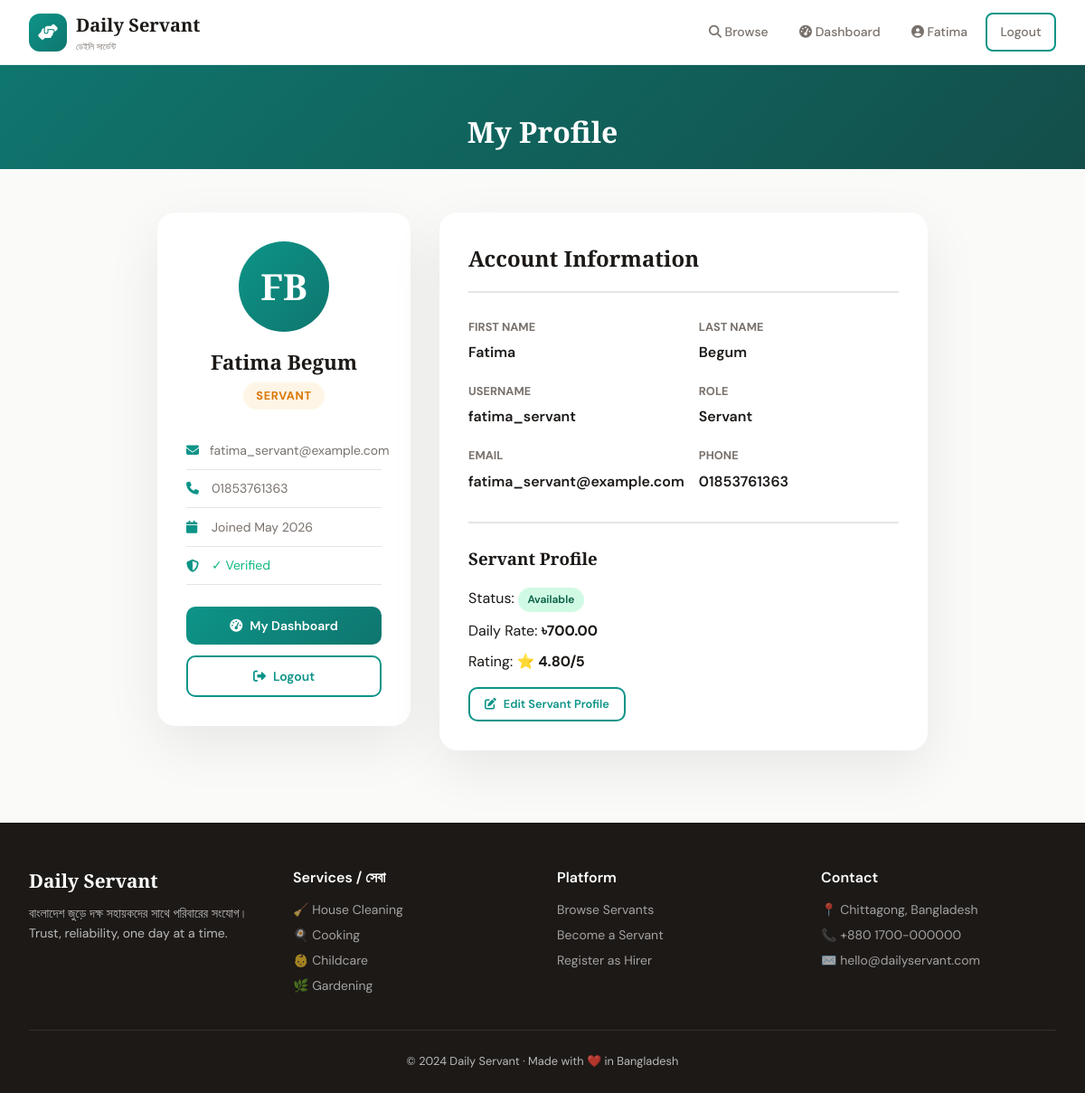
The page /accounts/profile/ (signed in) on the database its author committed.
### accounts/models.py (models this page shows, shortened)
class User(AbstractUser):
    ROLE_CHOICES = [
        ('hirer', 'Hirer'),
        ('servant', 'Servant'),
        ('admin', 'Admin'),
    ]
    role = models.CharField(max_length=10, choices=ROLE_CHOICES, default='hirer')
    phone = models.CharField(max_length=15, blank=True)
    address = models.TextField(blank=True)
    profile_picture = models.ImageField(upload_to='profiles/', blank=True, null=True)
    bio = models.TextField(blank=True)
    is_verified = models.BooleanField(default=False)
    created_at = models.DateTimeField(auto_now_add=True)

### servants/models.py (models this page shows, shortened)
class ServantProfile(models.Model):
    AVAILABILITY_CHOICES = [
        ('available', 'Available'),
        ('busy', 'Busy'),
        ('off', 'Off Duty'),
    ]
    user = models.OneToOneField(User, on_delete=models.CASCADE, related_name='servant_profile')
    categories = models.ManyToManyField(ServiceCategory, related_name='servants')
    daily_rate = models.DecimalField(max_digits=8, decimal_places=2, default=500.00)
    experience_years = models.PositiveIntegerField(default=0)
    availability_status = models.CharField(max_length=15, choices=AVAILABILITY_CHOICES, default='available')
    rating = models.DecimalField(max_digits=3, decimal_places=2, default=0.00,
                                  validators=[MinValueValidator(0), MaxValueValidator(5)])
    total_reviews = models.PositiveIntegerField(default=0)
    total_jobs = models.PositiveIntegerField(default=0)
    skills = models.TextField(blank=True, help_text='Comma-separated skills')
    location = models.CharField(max_length=200, blank=True)
    nid_number = models.CharField(max_length=20, blank=True)
    is_approved = models.BooleanField(default=False)
    created_at = models.DateTimeField(auto_now_add=True)

### accounts/views.py (the view)
# urls.py: path('profile/', views.profile_view, name='profile'),
def profile_view(request):
    if not request.user.is_authenticated:
        return redirect('login')
    return render(request, 'accounts/profile.html', {'user': request.user})

### templates/accounts/profile.html (shortened to what this page needs)
{% extends 'base.html' %}
{% block content %}
<div style="background:linear-gradient(135deg,var(--emerald-dark),#134e4a);padding:3rem 2rem 1rem;color:white;text-align:center">
    <h1 style="font-family:'Playfair Display',serif;font-size:2rem">My Profile</h1>
</div>
<div class="profile-layout">
    <div class="profile-sidebar">
        <div class="avatar-big">{{ user.first_name|first }}{{ user.last_name|first }}</div>
        <div class="profile-name">{{ user.get_full_name }}</div>
        <span class="role-badge role-{{ user.role }}">{{ user.role }}</span>
        <div style="margin-top:1.5rem">
            {% if user.email %}<div class="profile-detail"><i class="fas fa-envelope"></i> {{ user.email }}</div>{% endif %}
            {% if user.phone %}<div class="profile-detail"><i class="fas fa-phone"></i> {{ user.phone }}</div>{% endif %}
            <div class="profile-detail"><i class="fas fa-calendar"></i> Joined {{ user.created_at|date:"M Y" }}</div>
            <div class="profile-detail">
                <i class="fas fa-shield-alt"></i>
                {% if user.is_verified %}<span style="color:#10b981">✓ Verified</span>{% else %}Pending verification{% endif %}
            </div>
        </div>
        <div style="margin-top:1.5rem;display:flex;flex-direction:column;gap:.75rem">
            {% if user.role == 'hirer' %}
                <a href="/bookings/hirer-dashboard/" class="btn btn-primary" style="justify-content:center"><i class="fas fa-calendar-check"></i> My Bookings</a>
            {% elif user.role == 'servant' %}
                <a href="/servants/dashboard/" class="btn btn-primary" style="justify-content:center"><i class="fas fa-tachometer-alt"></i> My Dashboard</a>
            {% endif %}
            <a href="/accounts/logout/" class="btn btn-outline" style="justify-content:center"><i class="fas fa-sign-out-alt"></i> Logout</a>
        </div>
    </div>
    <div class="profile-main">
        <h2>Account Information</h2>
        <div style="display:grid;grid-template-columns:1fr 1fr;gap:1rem">
            <div><label style="font-size:.8rem;font-weight:700;color:var(--muted);text-transform:uppercase">First Name</label><p style="margin-top:.25rem;font-weight:600">{{ user.first_name|default:"—" }}</p></div>
            <div><label style="font-size:.8rem;font-weight:700;color:var(--muted);text-transform:uppercase">Last Name</label><p style="margin-top:.25rem;font-weight:600">{{ user.last_name|default:"—" }}</p></div>
            <div><label style="font-size:.8rem;font-weight:700;color:var(--muted);text-transform:uppercase">Username</label><p style="margin-top:.25rem;font-weight:600">{{ user.username }}</p></div>
            <div><label style="font-size:.8rem;font-weight:700;color:var(--muted);text-transform:uppercase">Role</label><p style="margin-top:.25rem;font-weight:600;text-transform:capitalize">{{ user.role }}</p></div>
            <div><label style="font-size:.8rem;font-weight:700;color:var(--muted);text-transform:uppercase">Email</label><p style="margin-top:.25rem;font-weight:600">{{ user.email|default:"—" }}</p></div>
            <div><label style="font-size:.8rem;font-weight:700;color:var(--muted);text-transform:uppercase">Phone</label><p style="margin-top:.25rem;font-weight:600">{{ user.phone|default:"—" }}</p></div>
        </div>
        {% if user.role == 'servant' and user.servant_profile %}
        <div style="margin-top:2rem;padding-top:1.5rem;border-top:2px solid var(--border)">
            <h3 style="font-family:'Playfair Display',serif;margin-bottom:1rem">Servant Profile</h3>
            <p>Status: <span class="badge badge-{{ user.servant_profile.availability_status }}">{{ user.servant_profile.get_availability_status_display }}</span></p>
            <p style="margin-top:.5rem">Daily Rate: <strong>৳{{ user.servant_profile.daily_rate }}</strong></p>
            <p style="margin-top:.5rem">Rating: <strong>⭐ {{ user.servant_profile.rating }}/5</strong></p>
            <a href="/servants/register-profile/" class="btn btn-outline btn-sm" style="margin-top:1rem"><i class="fas fa-edit"></i> Edit Servant Profile</a>
        </div>
        {% endif %}
    </div>
</div>
{% endblock %}

### templates/base.html (shortened to what this page needs)
<!DOCTYPE html>
<html lang="en">
<head>
    <link rel="stylesheet" href="https://cdnjs.cloudflare.com/ajax/libs/font-awesome/6.5.0/css/all.min.css">
</head>
<body>
<nav id="navbar">
    <a href="/" class="nav-brand">
        <div class="logo-icon"><i class="fas fa-hands-helping"></i></div>
        <div>
            <div class="brand-text">Daily Servant</div>
            <div class="brand-sub">ডেইলি সার্ভেন্ট</div>
        </div>
    </a>
    <div class="nav-links">
        <a href="/servants/" class="hide-mobile"><i class="fas fa-search"></i> Browse</a>
        {% if user.is_authenticated %}
            {% if user.role == 'hirer' %}
                <a href="/bookings/hirer-dashboard/"><i class="fas fa-calendar-check"></i> <span class="hide-mobile">My Bookings</span></a>
            {% elif user.role == 'servant' %}
                <a href="/servants/dashboard/"><i class="fas fa-tachometer-alt"></i> <span class="hide-mobile">Dashboard</span></a>
            {% endif %}
            <a href="/accounts/profile/"><i class="fas fa-user-circle"></i> <span class="hide-mobile">{{ user.first_name }}</span></a>
            <a href="/accounts/logout/" class="btn btn-outline btn-sm">Logout</a>
        {% else %}
            <a href="/accounts/login/" class="hide-mobile">Login</a>
            <a href="/accounts/register/" class="btn btn-primary btn-sm">Get Started</a>
        {% endif %}
    </div>
</nav>
<main>{% block content %}{% endblock %}</main>
<footer>
    <div class="footer-grid">
        <div class="footer-brand">
            <div class="brand-text-f">Daily Servant</div>
            <p>বাংলাদেশ জুড়ে দক্ষ সহায়কদের সাথে পরিবারের সংযোগ।<br>Trust, reliability, one day at a time.</p>
        </div>
        <div class="footer-col">
            <h4>Services / সেবা</h4>
            <a href="#">🧹 House Cleaning</a>
            <a href="#">🍳 Cooking</a>
            <a href="#">👶 Childcare</a>
            <a href="#">🌿 Gardening</a>
        </div>
        <div class="footer-col">
            <h4>Platform</h4>
            <a href="/servants/">Browse Servants</a>
            <a href="/accounts/register/">Become a Servant</a>
            <a href="/accounts/register/">Register as Hirer</a>
        </div>
        <div class="footer-col">
            <h4>Contact</h4>
            <a href="#">📍 Chittagong, Bangladesh</a>
            <a href="#">📞 +880 1700-000000</a>
            <a href="#">✉️ hello@dailyservant.com</a>
        </div>
    </div>
    <div class="footer-bottom">© 2024 Daily Servant · Made with ❤️ in Bangladesh</div>
</footer>
</body>
</html>

### templates/base.html (style rules this page uses)
:root { --emerald: #0d9488; --emerald-dark: #0f766e; --emerald-light: #5eead4; --gold: #f59e0b; --charcoal: #1c1917; --slate: #292524; --muted: #78716c; --cream: #fafaf9; --border: #e7e5e4; --shadow: 0 20px 60px rgba(0,0,0,0.08); --shadow-lg: 0 30px 80px rgba(0,0,0,0.14); }
*,*::before,*::after { box-sizing:border-box;margin:0;padding:0 }
html { scroll-behavior:smooth }
body { font-family:'DM Sans',sans-serif;background:var(--cream);color:var(--charcoal);line-height:1.6;overflow-x:hidden }
nav { position:fixed;top:0;left:0;right:0;z-index:1000;background:rgba(255,255,255,0.94);backdrop-filter:blur(20px);border-bottom:1px solid rgba(13,148,136,0.1);padding:0 2rem;height:72px;display:flex;align-items:center;justify-content:space-between;transition:all .3s }
.nav-brand { display:flex;align-items:center;gap:10px;text-decoration:none }
.logo-icon { width:42px;height:42px;background:linear-gradient(135deg,var(--emerald),var(--emerald-dark));border-radius:12px;display:flex;align-items:center;justify-content:center;color:white;font-size:1.1rem;flex-shrink:0 }
.brand-text { font-family:'Playfair Display',serif;font-weight:700;font-size:1.25rem;color:var(--charcoal) }
.brand-sub { font-size:.62rem;color:var(--muted) }
.nav-links { display:flex;align-items:center;gap:.35rem }
.nav-links a { text-decoration:none;color:var(--muted);padding:.5rem .9rem;border-radius:8px;font-size:.875rem;font-weight:500;transition:all .2s }
.btn { display:inline-flex;align-items:center;gap:8px;padding:.6rem 1.4rem;border-radius:10px;font-weight:600;font-size:.875rem;text-decoration:none;border:none;cursor:pointer;transition:all .25s;font-family:'DM Sans',sans-serif }
.btn-sm { padding:.4rem 1rem;font-size:.8rem }
.btn-primary { background:linear-gradient(135deg,var(--emerald),var(--emerald-dark));color:white }
.btn-outline { background:transparent;color:var(--emerald);border:2px solid var(--emerald) }
main { padding-top:72px;min-height:100vh }
.badge { display:inline-flex;align-items:center;gap:4px;padding:.25rem .65rem;border-radius:20px;font-size:.75rem;font-weight:600 }
.badge-available { background:#d1fae5;color:#065f46 }
footer { background:var(--charcoal);color:rgba(255,255,255,.7);padding:3rem 2rem 1.5rem;margin-top:5rem }
.footer-grid { display:grid;grid-template-columns:repeat(auto-fit,minmax(180px,1fr));gap:2rem;max-width:1200px;margin:0 auto 2rem }
.footer-brand .brand-text-f { font-family:'Playfair Display',serif;color:white;font-size:1.3rem;font-weight:700 }
.footer-brand p { font-size:.875rem;margin-top:.5rem }
.footer-col h4 { color:white;font-weight:600;margin-bottom:.75rem }
.footer-col a { display:block;color:rgba(255,255,255,.6);text-decoration:none;font-size:.875rem;margin-bottom:.35rem;transition:color .2s }
.footer-bottom { text-align:center;padding-top:1.5rem;border-top:1px solid rgba(255,255,255,.1);font-size:.8rem }

### templates/accounts/profile.html (style rules this page uses)
.profile-layout { max-width:900px;margin:3rem auto;padding:0 1.5rem;display:grid;grid-template-columns:280px 1fr;gap:2rem }
.profile-sidebar { background:white;border-radius:20px;box-shadow:var(--shadow);padding:2rem;text-align:center;height:fit-content }
.avatar-big { width:100px;height:100px;border-radius:50%;background:linear-gradient(135deg,var(--emerald),var(--emerald-dark));display:flex;align-items:center;justify-content:center;font-family:'Playfair Display',serif;font-size:2.5rem;color:white;margin:0 auto 1rem;font-weight:700 }
.profile-name { font-family:'Playfair Display',serif;font-size:1.4rem;font-weight:700;margin-bottom:.25rem }
.role-badge { display:inline-block;padding:.3rem .9rem;border-radius:20px;font-size:.8rem;font-weight:700;text-transform:uppercase;letter-spacing:.05em }
.role-servant { background:rgba(245,158,11,.1);color:#d97706 }
.profile-detail { text-align:left;padding:.6rem 0;border-bottom:1px solid var(--border);display:flex;align-items:center;gap:.75rem;font-size:.875rem;color:var(--muted) }
.profile-detail i { color:var(--emerald);width:16px }
.profile-main { background:white;border-radius:20px;box-shadow:var(--shadow);padding:2rem }
.profile-main h2 { font-family:'Playfair Display',serif;font-size:1.5rem;margin-bottom:1.5rem;padding-bottom:1rem;border-bottom:2px solid var(--border) }

### rows shown on the page
User: first_name "Fatima", first_name|first "F", last_name|first "B", get_full_name "Fatima Begum", role "SERVANT", email "fatima_servant@example.com", phone "01853761363", created_at "May 2026", last_name "Begum", username "fatima_servant", role "Servant", servant_profile.availability_status "Available", servant_profile.daily_rate "700.00", servant_profile.rating "4.80"
